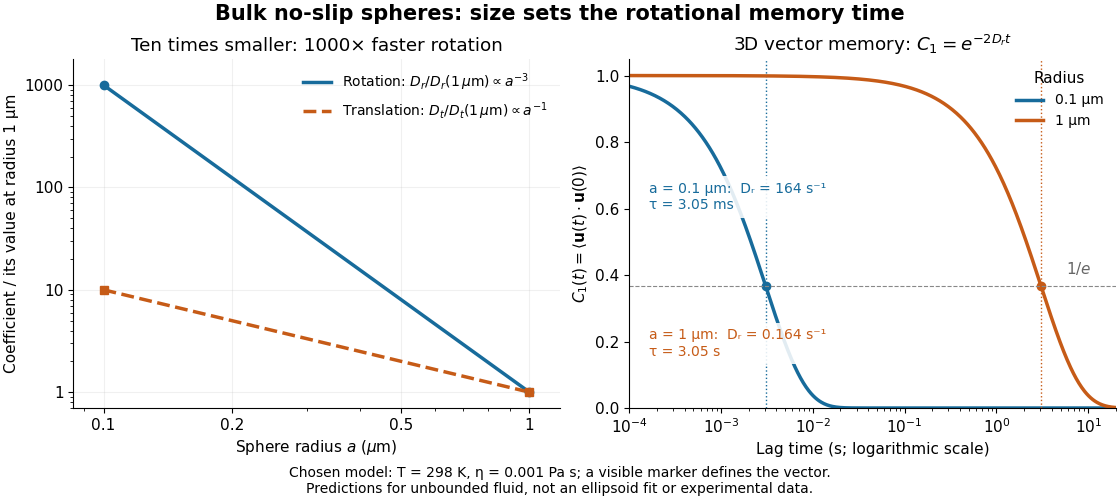

The Python source for this figure:
"""Original bulk-sphere size scaling and 3D vector memory; Python 3.14.

Run from the output directory. Requires numpy 2.3.5 and matplotlib 3.10.7.
These are chosen model predictions, not a fit to confined ellipsoid data.
"""

from pathlib import Path

import matplotlib.pyplot as plt
import numpy as np


def main():
    plt.rcParams.update({"font.size": 11, "axes.spines.top": False,
                         "axes.spines.right": False, "figure.facecolor": "white"})
    blue, orange = "#176b9b", "#c65b17"
    kb, temperature, eta = 1.380649e-23, 298.0, 0.001
    radius_um = np.geomspace(0.1, 1, 400)
    radius = radius_um * 1e-6
    dr = kb*temperature / (8*np.pi*eta*radius**3)
    dt = kb*temperature / (6*np.pi*eta*radius)
    fig, axes = plt.subplots(1, 2, figsize=(11.2, 5.0), dpi=100, layout="constrained")
    ax = axes[0]
    ax.loglog(radius_um, dr/dr[-1], color=blue, lw=2.5,
              label=r"Rotation: $D_r/D_r(1\,\mu\mathrm{m})\propto a^{-3}$")
    ax.loglog(radius_um, dt/dt[-1], color=orange, lw=2.5, ls="--",
              label=r"Translation: $D_t/D_t(1\,\mu\mathrm{m})\propto a^{-1}$")
    ax.plot([0.1, 1], [1000, 1], "o", color=blue)
    ax.plot([0.1, 1], [10, 1], "s", color=orange)
    ax.set(xlim=(0.085, 1.18), ylim=(0.7, 1800), xlabel=r"Sphere radius $a$ ($\mu$m)",
           ylabel="Coefficient / its value at radius 1 µm",
           title="Ten times smaller: 1000× faster rotation")
    ax.set_xticks([0.1, 0.2, 0.5, 1], ["0.1", "0.2", "0.5", "1"])
    ax.set_yticks([1, 10, 100, 1000], ["1", "10", "100", "1000"])
    ax.grid(which="major", alpha=0.18)
    ax.legend(loc="upper right", frameon=False, fontsize=10)
    ax = axes[1]
    t = np.geomspace(1e-4, 20, 700)
    for radius_m, color, label, ypos in [(1e-7, blue, "0.1 µm", 0.57),
                                        (1e-6, orange, "1 µm", 0.15)]:
        rate = kb*temperature/(8*np.pi*eta*radius_m**3)
        tau = 1/(2*rate)
        ax.semilogx(t, np.exp(-2*rate*t), color=color, lw=2.5, label=label)
        ax.plot(tau, np.exp(-1), "o", color=color)
        ax.axvline(tau, color=color, ls=":", lw=1)
        ax.text(0.04, ypos, f"a = {label}:  Dᵣ = {rate:.3g} s⁻¹\n"
                + (f"τ = {tau*1000:.3g} ms" if tau < 0.1 else f"τ = {tau:.3g} s"),
                transform=ax.transAxes, color=color, fontsize=10,
                bbox={"facecolor": "white", "edgecolor": "none", "alpha": 0.88})
    ax.axhline(np.exp(-1), color="#888888", ls="--", lw=0.8)
    ax.text(11, np.exp(-1)+0.035, r"$1/e$", ha="right", color="#666666")
    ax.set(xlim=(1e-4, 20), ylim=(0, 1.05), xlabel="Lag time (s; logarithmic scale)",
           ylabel=r"$C_1(t)=\langle\mathbf{u}(t)\cdot\mathbf{u}(0)\rangle$",
           title=r"3D vector memory: $C_1=e^{-2D_rt}$")
    ax.legend(title="Radius", loc="upper right", frameon=False, fontsize=10)
    fig.suptitle("Bulk no-slip spheres: size sets the rotational memory time", fontsize=15, weight="bold")
    fig.supxlabel("Chosen model: T = 298 K, η = 0.001 Pa s; a visible marker defines the vector.\n"
                  "Predictions for unbounded fluid, not an ellipsoid fit or experimental data.", fontsize=10)
    fig.savefig(Path.cwd() / (Path(__file__).stem + ".png"), facecolor="white")
    plt.close(fig)


if __name__ == "__main__":
    main()
